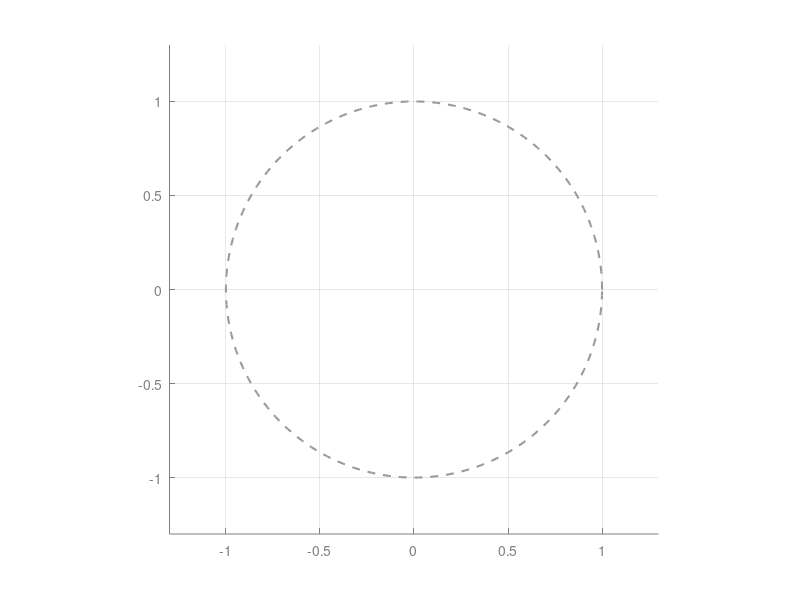

This chart was generated by the following MATLAB code: (Note: this script raises an error after producing the figure.)
% Lemma 4.5: 匯出 GIF 動畫檔 (標題顯示純文字 LaTeX 碼)
clear; clc; close all;

% ==========================================
% 1. 參數設定與畫布初始化
% ==========================================
s = 2.5; c = 0; x = -15:15;
weights = exp(-pi * ((x - c).^2) / (s^2));
weights = weights / sum(weights);
marker_sizes = weights * 5000 + 20;

fig = figure('Color', [0.1 0.1 0.1], 'Position', [150, 150, 800, 600]); 
hold on; axis equal; grid on;
set(gca, 'Color', [0.1 0.1 0.1], 'XColor', [0.5 0.5 0.5], 'YColor', [0.5 0.5 0.5], 'GridColor', [0.4 0.4 0.4]);
xlim([-1.3 1.3]); ylim([-1.3 1.3]);

plot(cos(linspace(0, 2*pi, 200)), sin(linspace(0, 2*pi, 200)), '--', 'Color', [0.6 0.6 0.6], 'LineWidth', 1.5);

h_outer = scatter([], [], [], [], 'filled', 'MarkerFaceAlpha', 0.7); colormap('parula');
h_inner = scatter([], [], 25, [0.2 0.2 1.0], 'filled');
h_arrow = quiver(0, 0, 0, 0, 0, 'r', 'LineWidth', 2.5, 'MaxHeadSize', 2);

% ==========================================
% 2. GIF 檔案設定
% ==========================================
filename = 'Lemma45_Animation_LaTeX_Title.gif'; 
v_steps = linspace(0, 1, 150);       
frame_idx = 1;                       

% ==========================================
% 3. 動態迴圈與 GIF 寫入
% ==========================================
for v = v_steps
    if ~ishandle(fig), break; end

    % 計算數值
    inner_products = x * v;
    phases = exp(2j * pi * inner_products);
    expected_value = sum(weights .* phases);

    % 更新圖形
    set(h_outer, 'XData', real(phases), 'YData', imag(phases), 'SizeData', marker_sizes, 'CData', weights);
    set(h_inner, 'XData', real(phases), 'YData', imag(phases));
    set(h_arrow, 'UData', real(expected_value), 'VData', imag(expected_value));

    % --- 修改點：將標題分為兩行字串陣列，並關閉 Interpreter ---
    % 注意：在 sprintf 中需要用 \\ 來輸出單一個 \ 符號
    % 1. 第一行標題：純靜態字串，直接寫單斜線即可，不要用 sprintf
    title_line1 = 'Weighted average of $e^{2\pi i \langle x, v \rangle}$';

    % 2. 第二行標題：帶入變數，必須用 sprintf，且 LaTeX 指令要用雙斜線 \\
    title_line2 = sprintf('$v = %.3f \\quad |\\mathrm{Exp}| = %.4f$', v, abs(expected_value));

    % 3. 輸出標題：用大括號 {} 包起來換行，外部指定白色與 latex 解析器
    title({title_line1, title_line2}, 'Interpreter', 'latex', 'Color', 'w', 'FontSize', 14);
 
    % -----------------------------------------------------------

    drawnow;

    % 擷取畫面並寫入 GIF
    frame = getframe(fig);                     
    im = frame2im(frame);                      
    [imind, cm] = rgb2ind(im, 256);            

    if frame_idx == 1
        imwrite(imind, cm, filename, 'gif', 'Loopcount', inf, 'DelayTime', 0.05);
    else
        imwrite(imind, cm, filename, 'gif', 'WriteMode', 'append', 'DelayTime', 0.05);
    end

    frame_idx = frame_idx + 1;
end

disp(['✅ GIF 動畫已成功儲存為: ', fullfile(pwd, filename)]);
